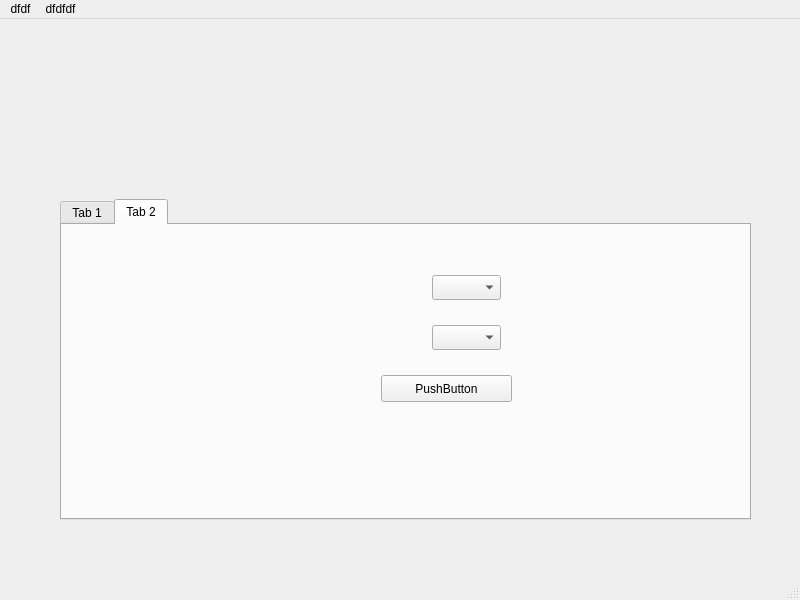
<?xml version="1.0" encoding="UTF-8"?>
<ui version="4.0">
 <class>MainWindow</class>
 <widget class="QMainWindow" name="MainWindow">
  <property name="geometry">
   <rect>
    <x>0</x>
    <y>0</y>
    <width>800</width>
    <height>600</height>
   </rect>
  </property>
  <property name="windowTitle">
   <string>MainWindow</string>
  </property>
  <widget class="QWidget" name="centralwidget">
   <widget class="QTabWidget" name="tabWidget">
    <property name="geometry">
     <rect>
      <x>60</x>
      <y>180</y>
      <width>691</width>
      <height>321</height>
     </rect>
    </property>
    <property name="currentIndex">
     <number>1</number>
    </property>
    <widget class="QWidget" name="tab">
     <attribute name="title">
      <string>Tab 1</string>
     </attribute>
     <widget class="QPushButton" name="pushButton">
      <property name="geometry">
       <rect>
        <x>200</x>
        <y>70</y>
        <width>121</width>
        <height>27</height>
       </rect>
      </property>
      <property name="text">
       <string>PushButton</string>
      </property>
     </widget>
     <widget class="QPushButton" name="pushButton_2">
      <property name="geometry">
       <rect>
        <x>200</x>
        <y>120</y>
        <width>121</width>
        <height>27</height>
       </rect>
      </property>
      <property name="text">
       <string>PushButton</string>
      </property>
     </widget>
     <widget class="QPushButton" name="pushButton_3">
      <property name="geometry">
       <rect>
        <x>200</x>
        <y>160</y>
        <width>121</width>
        <height>27</height>
       </rect>
      </property>
      <property name="text">
       <string>PushButton</string>
      </property>
     </widget>
    </widget>
    <widget class="QWidget" name="tab_2">
     <attribute name="title">
      <string>Tab 2</string>
     </attribute>
     <widget class="QComboBox" name="comboBox">
      <property name="geometry">
       <rect>
        <x>370</x>
        <y>50</y>
        <width>69</width>
        <height>25</height>
       </rect>
      </property>
     </widget>
     <widget class="QComboBox" name="comboBox_2">
      <property name="geometry">
       <rect>
        <x>370</x>
        <y>100</y>
        <width>69</width>
        <height>25</height>
       </rect>
      </property>
     </widget>
     <widget class="QPushButton" name="pushButton_4">
      <property name="geometry">
       <rect>
        <x>319</x>
        <y>150</y>
        <width>131</width>
        <height>27</height>
       </rect>
      </property>
      <property name="text">
       <string>PushButton</string>
      </property>
     </widget>
    </widget>
   </widget>
  </widget>
  <widget class="QMenuBar" name="menubar">
   <property name="geometry">
    <rect>
     <x>0</x>
     <y>0</y>
     <width>800</width>
     <height>22</height>
    </rect>
   </property>
   <widget class="QMenu" name="menudfdf">
    <property name="title">
     <string>dfdf</string>
    </property>
   </widget>
   <widget class="QMenu" name="menudfdfdf">
    <property name="title">
     <string>dfdfdf</string>
    </property>
   </widget>
   <addaction name="menudfdf"/>
   <addaction name="menudfdfdf"/>
  </widget>
  <widget class="QStatusBar" name="statusbar"/>
 </widget>
 <resources/>
 <connections/>
</ui>
